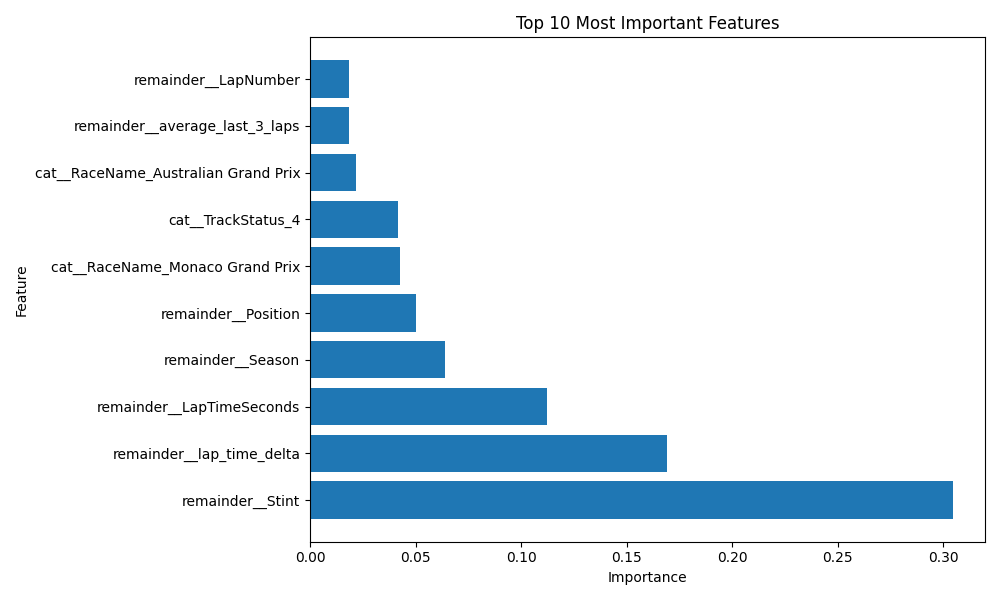

The Python source for this figure:
import pandas as pd
import matplotlib.pyplot as plt

from sklearn.model_selection import train_test_split
from sklearn.compose import ColumnTransformer
from sklearn.pipeline import Pipeline
from sklearn.preprocessing import OneHotEncoder
from sklearn.ensemble import RandomForestRegressor

df = pd.read_csv("f1_tyre_degradation_dataset.csv")

y = df["degradation"]
X = df.drop(columns=["degradation"])

categorical_features = [
    "Driver",
    "Team",
    "Compound",
    "RaceName",
    "TrackStatus"
]

preprocessor = ColumnTransformer(
    transformers=[
        (
            "cat",
            OneHotEncoder(handle_unknown="ignore"),
            categorical_features
        )
    ],
    remainder="passthrough"
)

X_train, X_test, y_train, y_test = train_test_split(
    X,
    y,
    test_size=0.2,
    random_state=42
)

model = Pipeline([
    ("preprocessor", preprocessor),
    ("model", RandomForestRegressor(
        n_estimators=30,
        random_state=42,
        n_jobs=2
    ))
])

print("Treniram model...")

model.fit(X_train, y_train)

print("Model istreniran")

feature_names = (
    model.named_steps["preprocessor"]
    .get_feature_names_out()
)

importances = (
    model.named_steps["model"]
    .feature_importances_
)

importance_df = pd.DataFrame({
    "Feature": feature_names,
    "Importance": importances
})

importance_df = importance_df.sort_values(
    by="Importance",
    ascending=False
)

print("\nTop 20 atributa:")
print(importance_df.head(20))

importance_df.head(20).to_csv(
    "top20_features.csv",
    index=False
)

plt.figure(figsize=(10, 6))

plt.barh(
    importance_df.head(10)["Feature"],
    importance_df.head(10)["Importance"]
)

plt.xlabel("Importance")
plt.ylabel("Feature")
plt.title("Top 10 Most Important Features")

plt.tight_layout()

plt.savefig("feature_importance.png")

print("\nSacuvan grafik: feature_importance.png")
